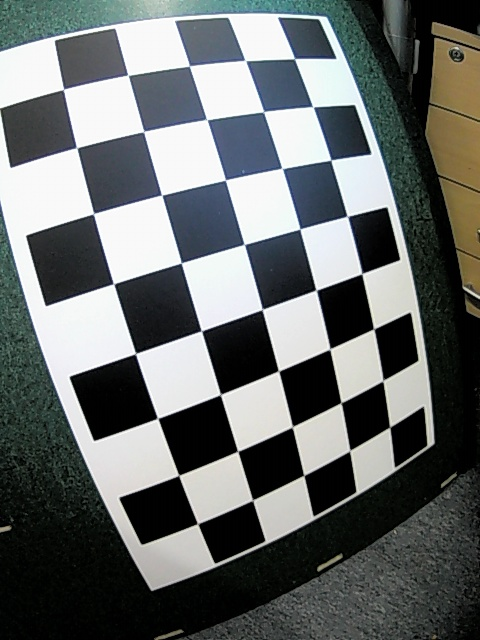
#> input picture data/data_cam1/images/img_0002.jpg, 480 x 640 px, given in place of the camera
$ python __main__.py
#> lines starting #> are read from the running program, lines starting #| are printed output that depends on the picture
#> (reads calib_auto.npz from the repository)
### tracking_drones/video_sources.py
from __future__ import annotations

from dataclasses import dataclass
from typing import Any, Iterator, Literal

import glob

import cv2


Rotation = Literal["none", "cw", "ccw", "180"]


def _rot_code(rot: Rotation) -> int | None:
    if rot == "none":
        return None
    if rot == "cw":
        return cv2.ROTATE_90_CLOCKWISE
    if rot == "ccw":
        return cv2.ROTATE_90_COUNTERCLOCKWISE
    if rot == "180":
        return cv2.ROTATE_180
    raise ValueError(f"unknown rotation: {rot}")


def apply_rotation(frame: Any, rot: Rotation) -> Any:
    code = _rot_code(rot)
    if code is None:
        return frame
    return cv2.rotate(frame, code)


@dataclass(frozen=True)
class CameraConfig:
    device: str
    width: int = 1280
    height: int = 720
    fps: int = 30
    fourcc: str = "YUYV"  # common uncompressed
    rotate: Rotation = "none"


def configure_capture(cap: cv2.VideoCapture, cfg: CameraConfig) -> None:
    if cfg.fourcc:
        cap.set(cv2.CAP_PROP_FOURCC, cv2.VideoWriter_fourcc(*cfg.fourcc))
    cap.set(cv2.CAP_PROP_FRAME_WIDTH, int(cfg.width))
    cap.set(cv2.CAP_PROP_FRAME_HEIGHT, int(cfg.height))
    cap.set(cv2.CAP_PROP_FPS, int(cfg.fps))


class SingleCameraReader:
    # [20 lines left out: functions __init__, read, not called in this run]

    def release(self) -> None:
        self.cap.release()


class DualCameraReader:
    def __init__(self, left: CameraConfig, right: CameraConfig) -> None:
        self.left_cfg = left
        self.right_cfg = right

        self.capL = cv2.VideoCapture(left.device, cv2.CAP_V4L2)
        self.capR = cv2.VideoCapture(right.device, cv2.CAP_V4L2)

        if not self.capL.isOpened() or not self.capR.isOpened():
            raise RuntimeError("Failed to open one or both cameras")

        configure_capture(self.capL, left)
        configure_capture(self.capR, right)

        # Best-effort: keep raw-ish output when possible.
        try:
            self.capL.set(cv2.CAP_PROP_CONVERT_RGB, 0)
            self.capR.set(cv2.CAP_PROP_CONVERT_RGB, 0)
        except Exception:
            pass

    def read(self) -> tuple[Any, Any] | None:
        # Grab both then retrieve to keep them as close as OpenCV allows.
        self.capL.grab()
        self.capR.grab()

        okL, frameL = self.capL.retrieve()
#> frameL is the input picture: shape (640, 480, 3); mean B, G, R 107, 107.8, 103.6
#> okL = True
        okR, frameR = self.capR.retrieve()
#> okR = True
        if not (okL and okR):
            return None

        frameL = apply_rotation(frameL, self.left_cfg.rotate)
#> in apply_rotation, `return cv2.rotate(frame, code)`:
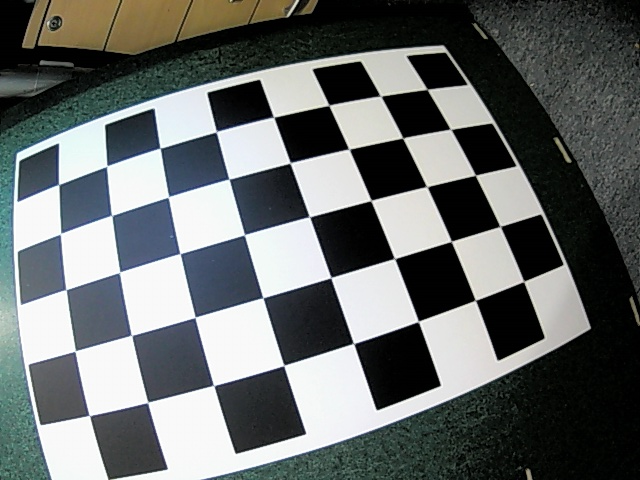
#> returned value: shape (480, 640, 3); mean of channels 0, 1, 2 107, 107.8, 103.6; drawn as B, G, R
        frameR = apply_rotation(frameR, self.right_cfg.rotate)
#> call 2 of apply_rotation, with rot = 'cw'
#> in apply_rotation (call 2), `return cv2.rotate(frame, code)`:
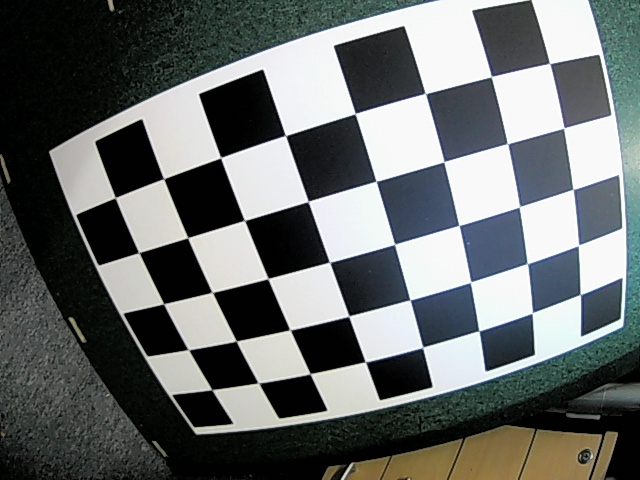
#> returned value: shape (480, 640, 3); mean of channels 0, 1, 2 107, 107.8, 103.6; drawn as B, G, R
        return frameL, frameR

    def release(self) -> None:
        self.capL.release()
        self.capR.release()


# [7 lines left out: function iter_images, not called in this run]

### tracking_drones/run_bearing_demo.py
from __future__ import annotations

import argparse
import time
from typing import Any

# Allow running this file directly from inside the tracking_drones folder.
if __package__ in (None, ""):
    import sys
    from pathlib import Path

    sys.path.insert(0, str(Path(__file__).resolve().parents[1]))

import cv2
import numpy as np

from tracking_drones.calibration import (
    StereoCalibration,
    adjust_camera_matrix_for_crop_and_resize,
    bearing_from_uv,
    bearing_to_az_el_deg,
    load_stereo_calibration_npz,
    scale_camera_matrix_explicit,
    scale_camera_matrix_for_image,
)
from tracking_drones.fusion import FusionConfig, fuse_two_cameras
from tracking_drones.luma import extract_luma
from tracking_drones.motion import FrameDiffMotion, MotionConfig
from tracking_drones.tracker import Detection, TrackConfig, TrackManager, smooth_bearing
from tracking_drones.triangulation import triangulate_two_rays
from tracking_drones.video_sources import CameraConfig, DualCameraReader
from tracking_drones.viz import draw_tracks, stack_debug
from tracking_drones.calibration import right_bearing_in_left_frame


def _ensure_bgr(frame: Any) -> Any:
    if frame.ndim == 2:
        return cv2.cvtColor(frame, cv2.COLOR_GRAY2BGR)
    if frame.ndim == 3 and frame.shape[2] == 2:
        # best-effort: show luma
        y = frame[:, :, 0]
        return cv2.cvtColor(y, cv2.COLOR_GRAY2BGR)
    return frame


def _tracks_for_output(tracks: list[Any], min_score: float) -> list[Any]:
    return [t for t in tracks if t.bearing is not None and t.class_score >= min_score]


def _digital_zoom(frame: Any, zoom: float) -> tuple[Any, tuple[int, int, int, int]]:
    """Center-crop and resize back to original size. Returns (frame, crop_xywh)."""
#> called with zoom = 1

    if zoom <= 1.0:
        h, w = frame.shape[:2]
        return frame, (0, 0, w, h)

    h, w = frame.shape[:2]
    cw = max(1, int(round(w / zoom)))
    ch = max(1, int(round(h / zoom)))
    x0 = max(0, (w - cw) // 2)
    y0 = max(0, (h - ch) // 2)

    cropped = frame[y0 : y0 + ch, x0 : x0 + cw]
    resized = cv2.resize(cropped, (w, h), interpolation=cv2.INTER_LINEAR)
    return resized, (x0, y0, cw, ch)


def main() -> None:
    ap = argparse.ArgumentParser(description="Two-camera bearing-only motion+track demo (Y channel only).")
    ap.add_argument("--calib", default="calib_auto.npz")

    ap.add_argument("--cam-left", default="/dev/video2")
    ap.add_argument("--cam-right", default="/dev/video0")

    ap.add_argument("--w", type=int, default=1280)
    ap.add_argument("--h", type=int, default=720)
    ap.add_argument("--fps", type=int, default=30)
    ap.add_argument("--fourcc", default="YUYV")

    ap.add_argument("--rot-left", default="ccw", choices=["none", "cw", "ccw", "180"])
    ap.add_argument("--rot-right", default="cw", choices=["none", "cw", "ccw", "180"])

    ap.add_argument(
        "--calib-w",
        type=int,
        default=480,
        help="Calibration image width that K was estimated on (default 480; common for rotated 640x480 capture).",
    )
    ap.add_argument(
        "--calib-h",
        type=int,
        default=640,
        help="Calibration image height that K was estimated on (default 640; common for rotated 640x480 capture).",
    )

    ap.add_argument(
        "--zoom-left",
        type=float,
        default=1.0,
        help="Digital zoom factor (>=1). 1.0 = no zoom, 2.0 = 2x zoom.",
    )
    ap.add_argument(
        "--zoom-right",
        type=float,
        default=1.0,
        help="Digital zoom factor (>=1). 1.0 = no zoom, 2.0 = 2x zoom.",
    )

    ap.add_argument("--diff-thresh", type=int, default=20)
    ap.add_argument("--min-area", type=int, default=6)
    ap.add_argument("--max-area", type=int, default=2000)

    ap.add_argument("--max-match-dist", type=float, default=35.0)
    ap.add_argument("--min-score", type=float, default=0.55)
    ap.add_argument("--max-angle", type=float, default=2.0)

    ap.add_argument("--no-gui", action="store_true")
    args = ap.parse_args()

    calib: StereoCalibration = load_stereo_calibration_npz(args.calib)

    motion_cfg = MotionConfig(
        diff_thresh=int(args.diff_thresh),
        min_area=int(args.min_area),
        max_area=int(args.max_area),
    )

    track_cfg = TrackConfig(max_match_dist_px=float(args.max_match_dist))

    motionL = FrameDiffMotion(motion_cfg)
    motionR = FrameDiffMotion(motion_cfg)

    tmL = TrackManager(track_cfg)
    tmR = TrackManager(track_cfg)

    reader = DualCameraReader(
        left=CameraConfig(
            device=args.cam_left,
            width=args.w,
            height=args.h,
            fps=args.fps,
            fourcc=args.fourcc,
            rotate=args.rot_left,
        ),
        right=CameraConfig(
            device=args.cam_right,
            width=args.w,
            height=args.h,
            fps=args.fps,
            fourcc=args.fourcc,
            rotate=args.rot_right,
        ),
    )

    fuse_cfg = FusionConfig(max_angle_deg=float(args.max_angle))

    scaled_K_L = None
    scaled_K_R = None

    # Right camera center in LEFT camera frame.
    # OpenCV stereo: X_R = R * X_L + T.
    # Right origin (X_R=0) in left frame: X_L = -R^T * T.
    C_R_in_L = -(calib.R.T @ calib.T).reshape(3)

    last_t = time.time()
    fps_ema = 0.0

    try:
        while True:
            pair = reader.read()
            if pair is None:
                continue

            frameL, frameR = pair

            frameL, cropL = _digital_zoom(frameL, float(args.zoom_left))
#> cropL = (0, 0, 640, 480)
            frameR, cropR = _digital_zoom(frameR, float(args.zoom_right))
#> cropR = (0, 0, 640, 480)

            yL = extract_luma(frameL)
#> in extract_luma, `return cv2.cvtColor(frame, cv2.COLOR_BGR2GRAY)`:
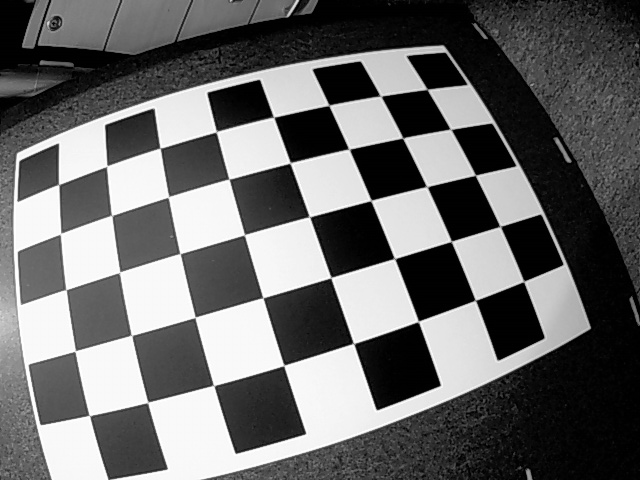
#> returned value: shape (480, 640); min 0, max 255, mean 106.4
            yR = extract_luma(frameR)

            if scaled_K_L is None:
                # calib_auto.npz in this repo is commonly computed on already-rotated images.
                # Since we rotate frames before processing, just scale K to the current processed frame size.
                dst_wh = (yL.shape[1], yL.shape[0])
#> (the rest of the program and of its run is left out)
